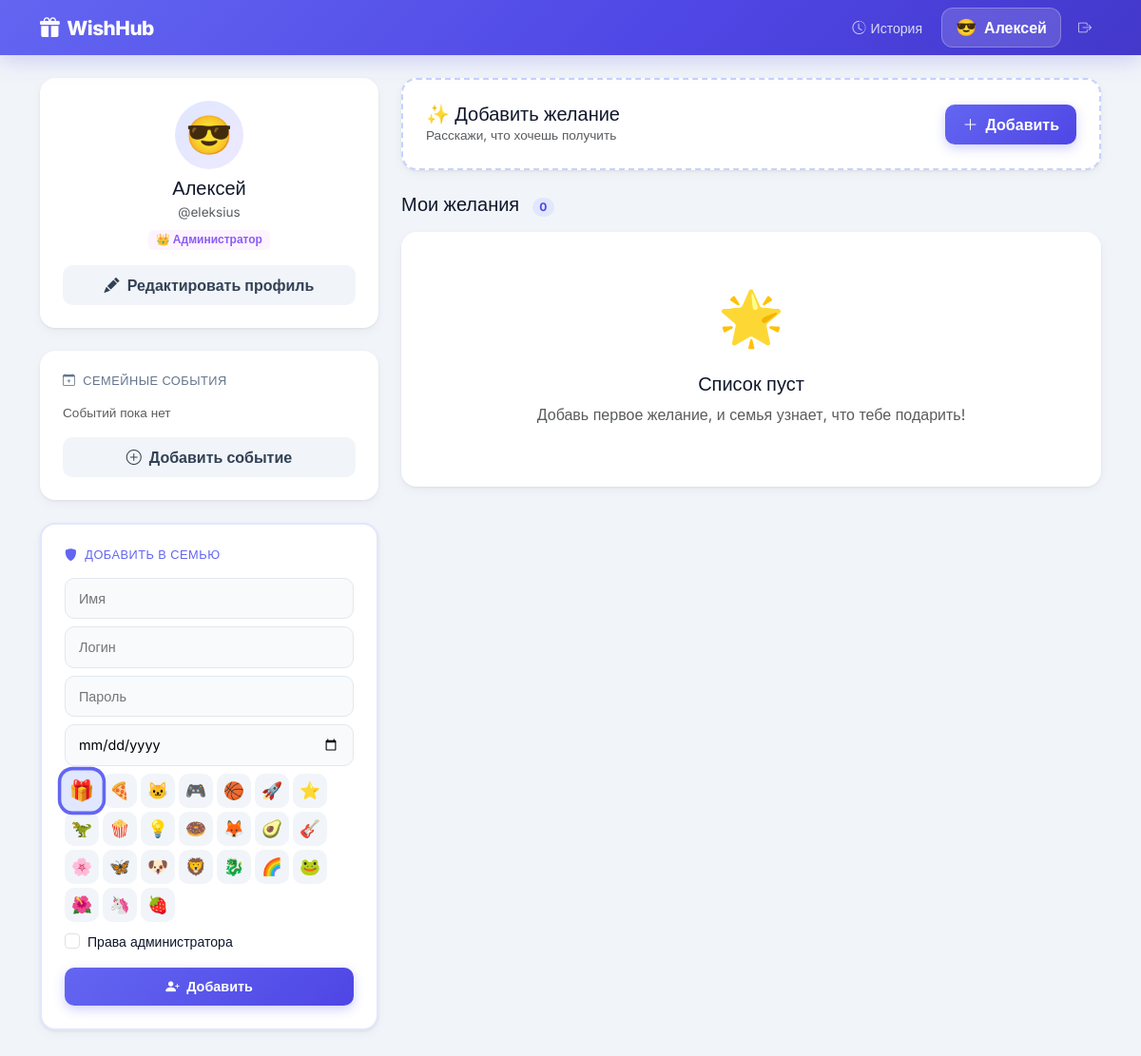
/my_wishlist (signed in), run on an earlier commit of the app's database.
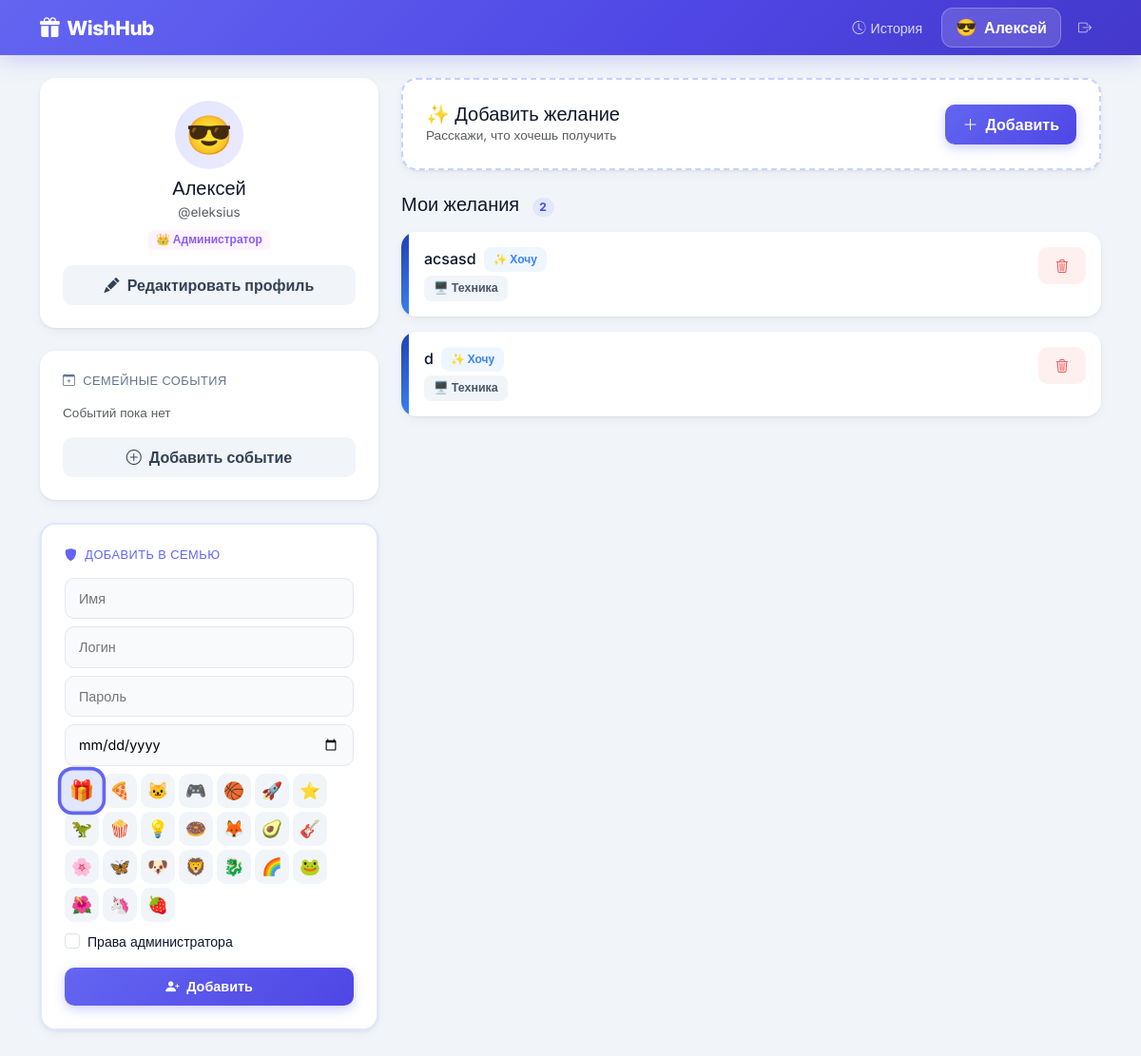
And on a later commit of the database.
### app.py (models this page shows)
class User(UserMixin, db.Model):
    id            = db.Column(db.Integer, primary_key=True)
    username      = db.Column(db.String(50), unique=True, nullable=False)
    password_hash = db.Column(db.String(255), nullable=False)
    name          = db.Column(db.String(50), nullable=False)
    is_admin      = db.Column(db.Boolean, default=False)
    birthday      = db.Column(db.Date, nullable=True)
    emoji         = db.Column(db.String(10), default='🎁')
    wishes        = db.relationship('WishItem', backref='owner', lazy=True, foreign_keys='WishItem.user_id')

class WishItem(db.Model):
    id           = db.Column(db.Integer, primary_key=True)
    title        = db.Column(db.String(100), nullable=False)
    description  = db.Column(db.Text, nullable=True)
    link         = db.Column(db.String(500), nullable=True)
    image_url    = db.Column(db.String(500), nullable=True)
    price        = db.Column(db.Float, nullable=True)
    category     = db.Column(db.String(20), default='other')
    priority     = db.Column(db.String(20), default='medium')
    user_id      = db.Column(db.Integer, db.ForeignKey('user.id'), nullable=False)
    booked_by_id = db.Column(db.Integer, db.ForeignKey('user.id'), nullable=True)
    is_purchased = db.Column(db.Boolean, default=False)
    purchased_at = db.Column(db.DateTime, nullable=True)
    created_at   = db.Column(db.DateTime, default=datetime.utcnow)
    booked_by    = db.relationship('User', foreign_keys=[booked_by_id])

### app.py (the view, shortened to what this page needs)
@app.route('/my_wishlist', methods=['GET', 'POST'])
@login_required
def my_wishlist():
    wishes = WishItem.query.filter_by(user_id=current_user.id, is_purchased=False).order_by(WishItem.created_at.desc()).all()
    family_events = FamilyEvent.query.all()
    return render_template('my_wishlist.html', wishes=wishes, emojis=EMOJIS,
                           categories=CATEGORIES, category_map=CATEGORY_MAP,
                           family_events=family_events, event_icons=EVENT_ICONS)

### app.py (called while the page is built)
@login_manager.user_loader
def load_user(user_id):
    return db.session.get(User, int(user_id))

### templates/my_wishlist.html (shortened to what this page needs)
{% extends "base.html" %}
{% block content %}
<div class="row g-4">
<div class="col-lg-4">
  <div class="card-w p-4 mb-4">
    <div class="text-center mb-3">
      <div class="d-inline-flex align-items-center justify-content-center rounded-circle mb-2"
           style="width:72px;height:72px;font-size:2.5rem;background:linear-gradient(135deg,#e0e7ff,#ede9fe)">
        {{ current_user.emoji }}
      </div>
      <h5 class="fw-800 mb-0">{{ current_user.name }}</h5>
      <span class="text-muted" style="font-size:.85rem">@{{ current_user.username }}</span>
      {% if current_user.is_admin %}
      <div class="mt-1"><span class="badge" style="background:#fdf4ff;color:#8b5cf6">👑 Администратор</span></div>
      {% endif %}
    </div>
    <button class="btn btn-w btn-w-light w-100" type="button" data-bs-toggle="collapse" data-bs-target="#profileForm">
      <i class="bi bi-pencil-fill me-1"></i> Редактировать профиль
    </button>
  </div>
  <div class="card-w p-4 mb-4">
    <h6 class="fw-700 mb-3" style="font-size:.8rem;text-transform:uppercase;letter-spacing:.5px;color:#64748b">
      <i class="bi bi-calendar-plus me-1"></i> Семейные события
    </h6>
    {% for ev in family_events %}
    <div class="d-flex align-items-center gap-2 mb-2 p-2 rounded-3" style="background:#f8fafc">
      <i class="bi {{ ev.icon }}" style="color:#6366f1"></i>
      <span class="flex-grow-1" style="font-size:.88rem;font-weight:500">{{ ev.name }}</span>
      <span class="text-muted" style="font-size:.8rem">{{ '%02d.%02d'|format(ev.day,ev.month) }}</span>
      {% if ev.created_by_id == current_user.id or current_user.is_admin %}
      <form method="POST" action="{{ url_for('delete_event', event_id=ev.id) }}" class="m-0">
        <button type="submit" class="btn p-0 border-0 bg-transparent text-muted" style="font-size:.8rem" title="Удалить">
          <i class="bi bi-x-lg"></i>
        </button>
      </form>
      {% endif %}
    </div>
    {% else %}
    <p class="text-muted mb-2" style="font-size:.85rem">Событий пока нет</p>
    {% endfor %}
    <button class="btn btn-w btn-w-light w-100 mt-2" type="button" data-bs-toggle="collapse" data-bs-target="#addEventForm">
      <i class="bi bi-plus-circle me-1"></i> Добавить событие
    </button>
  </div>
  {% if current_user.is_admin %}
  <div class="card-w p-4" style="border:2px solid #e0e7ff">
    <h6 class="fw-700 mb-3" style="font-size:.8rem;text-transform:uppercase;letter-spacing:.5px;color:#6366f1">
      <i class="bi bi-shield-fill me-1"></i> Добавить в семью
    </h6>
    <form method="POST" action="{{ url_for('create_user') }}">
      <div class="mb-2">
        <input type="text" name="name" class="input-w" placeholder="Имя" required style="font-size:.9rem">
      </div>
      <div class="mb-2">
        <input type="text" name="username" class="input-w" placeholder="Логин" required style="font-size:.9rem">
      </div>
      <div class="mb-2">
        <input type="password" name="password" class="input-w" placeholder="Пароль" required minlength="4" style="font-size:.9rem">
      </div>
      <div class="mb-2">
        <input type="date" name="birthday" class="input-w" style="font-size:.9rem">
      </div>
      <div class="mb-2">
        <div class="d-flex flex-wrap gap-1">
          {% for em in emojis %}
          <label class="emoji-label" for="ne_{{ loop.index }}" style="width:36px;height:36px;font-size:1.1rem">{{ em }}</label>
          {% endfor %}
        </div>
      </div>
      <div class="form-check mb-3">
        <input type="checkbox" name="is_admin" id="is_admin" class="form-check-input">
        <label for="is_admin" class="form-check-label" style="font-size:.88rem">Права администратора</label>
      </div>
      <button type="submit" class="btn btn-w btn-w-primary w-100" style="font-size:.9rem">
        <i class="bi bi-person-plus-fill me-1"></i> Добавить
      </button>
    </form>
  </div>
  {% endif %}
</div>
<div class="col-lg-8">
  <div class="card-w p-4 mb-4" style="border:2px dashed #c7d2fe">
    <div class="d-flex align-items-center justify-content-between mb-0">
      <div>
        <h5 class="fw-800 mb-0">✨ Добавить желание</h5>
        <p class="text-muted mb-0" style="font-size:.85rem">Расскажи, что хочешь получить</p>
      </div>
      <button class="btn btn-w btn-w-primary" type="button" data-bs-toggle="collapse" data-bs-target="#addWishForm">
        <i class="bi bi-plus-lg me-1"></i> Добавить
      </button>
    </div>
  </div>
  <h5 class="fw-800 mb-3">Мои желания
    <span class="badge rounded-pill ms-2 fw-600" style="background:#e0e7ff;color:#4f46e5;font-size:.75rem">{{ wishes|length }}</span>
  </h5>
  {% if wishes %}
  {% for wish in wishes %}
  <div class="card-w mb-3 overflow-hidden wish-item" style="animation: fadeSlideIn .35s ease both; animation-delay: {{ loop.index0 * 0.05 }}s">
    <div class="d-flex">
      {% if wish.image_url %}
      <div style="width:100px;flex-shrink:0;background-image:url('{{ wish.image_url }}');background-size:cover;background-position:center;border-radius:16px 0 0 16px"></div>
      {% else %}
      <div style="width:8px;flex-shrink:0;background:{{ category_map[wish.category].gradient }};border-radius:16px 0 0 16px"></div>
      {% endif %}
      <div class="p-3 flex-grow-1 min-w-0">
        <div class="d-flex justify-content-between align-items-start gap-2">
          <div class="flex-grow-1 min-w-0">
            <div class="d-flex align-items-center gap-2 flex-wrap mb-1">
              <h6 class="fw-700 mb-0 text-truncate">{{ wish.title }}</h6>
              {% if wish.priority == 'high' %}<span class="badge-priority prio-high">🔥 Очень хочу</span>
              {% elif wish.priority == 'low' %}<span class="badge-priority prio-low">💭 Не срочно</span>
              {% else %}<span class="badge-priority prio-medium">✨ Хочу</span>{% endif %}
            </div>
            <div class="d-flex align-items-center gap-2 flex-wrap">
              <span class="cat-chip">{{ category_map[wish.category].emoji }} {{ category_map[wish.category].label }}</span>
            </div>
          </div>
          <button class="btn btn-w btn-w-danger btn-sm flex-shrink-0 btn-delete-wish"
                  data-id="{{ wish.id }}"
                  data-title="{{ wish.title }}"
                  data-action="{{ url_for('delete_wish', item_id=wish.id) }}"
                  title="Удалить">
            <i class="bi bi-trash3"></i>
          </button>
        </div>
      </div>
    </div>
  </div>
  {% endfor %}
  {% else %}
  <div class="text-center py-5 card-w">
    <div style="font-size:3.5rem">🌟</div>
    <h5 class="fw-700 mt-3">Список пуст</h5>
    <p class="text-muted">Добавь первое желание, и семья узнает, что тебе подарить!</p>
  </div>
  {% endif %}
</div>
</div>
{% endblock %}

### templates/base.html (shortened to what this page needs)
<!DOCTYPE html>
<html lang="ru">
<head>
<link href="https://cdn.jsdelivr.net/npm/bootstrap@5.3.0/dist/css/bootstrap.min.css" rel="stylesheet">
<link href="https://cdn.jsdelivr.net/npm/bootstrap-icons@1.11.3/font/bootstrap-icons.min.css" rel="stylesheet">
</head>
<body>
<nav class="navbar navbar-expand-lg navbar-custom py-2 mb-4">
  <div class="container">
    <a class="navbar-brand text-white d-flex align-items-center gap-2" href="{{ url_for('index') }}">
      <i class="bi bi-gift-fill"></i> WishHub
    </a>
    {% if current_user.is_authenticated %}
    <div class="d-flex align-items-center gap-2 ms-auto flex-wrap">
      <a href="{{ url_for('history') }}" class="nav-history-btn">
        <i class="bi bi-clock-history"></i><span class="d-none d-sm-inline">История</span>
      </a>
      <a href="{{ url_for('my_wishlist') }}" class="nav-user-btn">
        <span style="font-size:1.1rem">{{ current_user.emoji }}</span>
        <span>{{ current_user.name }}</span>
      </a>
      <form method="POST" action="{{ url_for('logout') }}" class="m-0">
        <button type="submit" class="nav-link-logout border-0 bg-transparent cursor-pointer">
          <i class="bi bi-box-arrow-right"></i>
        </button>
      </form>
    </div>
    {% endif %}
  </div>
</nav>
<div class="container pb-5">
  {% block content %}{% endblock %}
</div>
</body>
</html>

### templates/base.html (style rules this page uses)
:root { --indigo: #6366f1; --indigo-d: #4f46e5; --indigo-l: #e0e7ff; --bg: #f1f5f9; --card: #fff; --text: #0f172a; --muted: #64748b; --border: #e2e8f0; --shadow: 0 1px 3px rgba(0,0,0,.07), 0 4px 12px rgba(0,0,0,.04); --shadow-lg: 0 8px 30px rgba(99,102,241,.12); --radius: 16px; --radius-sm: 10px; }
* { box-sizing: border-box; }
body { font-family:'Inter',sans-serif; background:var(--bg); color:var(--text); min-height:100vh; }
.navbar-custom { background: linear-gradient(135deg, #6366f1 0%, #4f46e5 60%, #4338ca 100%); box-shadow: 0 4px 24px rgba(79,70,229,.25); }
.navbar-brand { font-weight: 800; font-size: 1.3rem; letter-spacing: -.5px; }
.nav-user-btn { background: rgba(255,255,255,.15); backdrop-filter: blur(8px); border: 1px solid rgba(255,255,255,.25); border-radius: 12px; color: #fff; padding: 7px 14px; font-weight: 600; text-decoration: none; display: flex; align-items: center; gap: 8px; transition: all .2s; }
.nav-link-logout { color: rgba(255,255,255,.7); text-decoration: none; font-size: .88rem; padding: 6px 10px; border-radius: 8px; transition: all .2s; }
.nav-history-btn { color: rgba(255,255,255,.8); text-decoration: none; font-size: .88rem; padding: 6px 12px; border-radius: 8px; transition: all .2s; display: flex; align-items: center; gap: 5px; }
.card-w { background: var(--card); border: none; border-radius: var(--radius); box-shadow: var(--shadow); transition: transform .25s, box-shadow .25s; }
.btn-w { border-radius: 10px; font-weight: 600; padding: 9px 18px; transition: all .2s; border: none; }
.btn-w-primary { background: linear-gradient(135deg,#6366f1,#4f46e5) !important; color: #fff !important; box-shadow: 0 4px 12px rgba(99,102,241,.3); }
.btn-w-light { background: #f1f5f9; color: #334155; }
.btn-w-danger { background: #fff0f0; color: #ef4444; }
.input-w { border-radius: var(--radius-sm); border: 1.5px solid var(--border); background: #f8fafc; padding: 10px 14px; width: 100%; font-family: inherit; font-size: .95rem; transition: all .2s; outline: none; }
.badge-priority { border-radius: 8px; padding: 4px 10px; font-size: .75rem; font-weight: 700; }
.prio-medium { background: #eff6ff; color: #3b82f6; }
.emoji-label { cursor: pointer; width: 44px; height: 44px; border-radius: 10px; display: flex; align-items: center; justify-content: center; font-size: 1.4rem; background: #f1f5f9; transition: all .15s; }
.btn-check:checked + .emoji-label { background: #e0e7ff; box-shadow: 0 0 0 3px var(--indigo); transform: scale(1.2); }
.cat-chip { display: inline-flex; align-items: center; gap: 5px; padding: 4px 10px; border-radius: 8px; font-size: .78rem; font-weight: 600; background: #f1f5f9; color: #475569; }

### templates/my_wishlist.html (style rules this page uses)
.wish-item { will-change: transform, opacity; }

What changed in the data, as far as the page shows it:
added WishItem: title "acsasd", priority "✨ Хочу", category "🖥️", category "Техника"
added WishItem: title "d", priority "✨ Хочу", category "🖥️", category "Техника"
Also different on the page:
{{ wishes|length }}: "0" → "2"
text no longer shown: "🌟 Список пуст Добавь первое желание, и семья узнает, что тебе подарить!"
